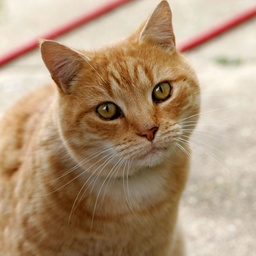
#> input picture image_compession/images/cat.jpg, 256 x 256 px, shrunk from 1025 x 1024 before the run, found by its file name
$ python main.py
#> lines starting #> are read from the running program, lines starting #| are printed output that depends on the picture
from PIL import Image
import numpy as np


def dpcm_encode(image, compression_strength):
    # Get the height and width of the image
    height, width = image.shape
    # Initialize the encoded values list
    encoded = []

    # Initialize the predictor with the first pixel value
    # used to estimate tthe current sample based on the previous one
    predictor = image[0, 0]

    # Iterate over the image's rows and columns
    for row in range(height):
        for col in range(width):
            # Calculate the prediction error by subtracting the predictor from the actual pixel value
            # Represents how much the current prediction differs from the actual pixel value
            prediction_error = image[row, col] - predictor

            # Quantize the prediction error based on compression_strength
            # Reduces the precision of the prediction error
            # The quanitization aims to reduce the number of bits required to store the error
            quantized_error = int(
                round(np.clip(prediction_error / compression_strength, -255, 255)))

            # Update the predictor for the next sample in the sample
            predictor += quantized_error

            # Store the quantized error
            encoded.append(quantized_error)

    return encoded


def save_as_compressed_image(encoded_values, image_shape, compression_strength):
    encoded_array = np.array(encoded_values).reshape(image_shape)

    compressed_image = Image.fromarray(encoded_array.astype(np.uint8))

    compressed_image.save(
        f'/app/images/compressed-{compression_strength}-cat.jpg')


image_path = '/app/images/cat.jpg'
# open image as grayscale
original_image = Image.open(image_path).convert('L')
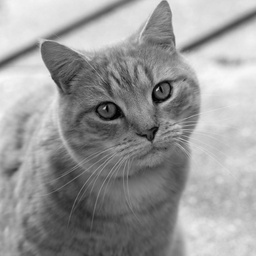
#> original_image: PIL image 256x256 L; min 1, max 249, mean 153.8
original_array = np.array(original_image)

# define the compression strengths
compression_strengths = [1, 2, 4, 8, 16]
for comperssion in compression_strengths:
    encoded_values = dpcm_encode(original_array, comperssion)

    save_as_compressed_image(encoded_values, original_array.shape, comperssion)
#> this loop made 5 passes
#> pass 1, in save_as_compressed_image, `encoded_array = np.array(encoded_values).reshape(image_shape)`:
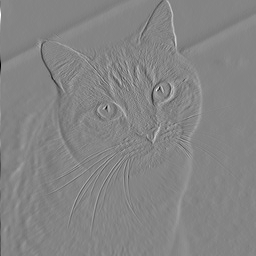
#> encoded_array: shape (256, 256) int64; min -150, max 138, mean 0; drawn with min black and max white
#> pass 1, in save_as_compressed_image, `compressed_image = Image.fromarray(encoded_array.astype(np.uint8))`:
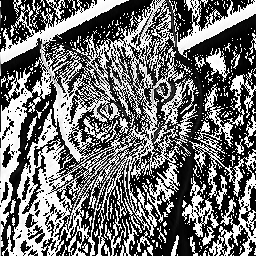
#> compressed_image: PIL image 256x256 L; min 0, max 255, mean 112.8
#> pass 2, in save_as_compressed_image (call 2), `compressed_image = Image.fromarray(encoded_array.astype(np.uint8))`:
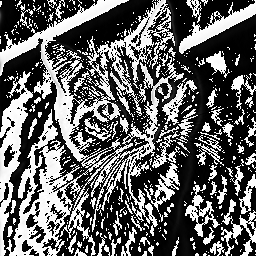
#> compressed_image: PIL image 256x256 L; min 0, max 255, mean 98.9
